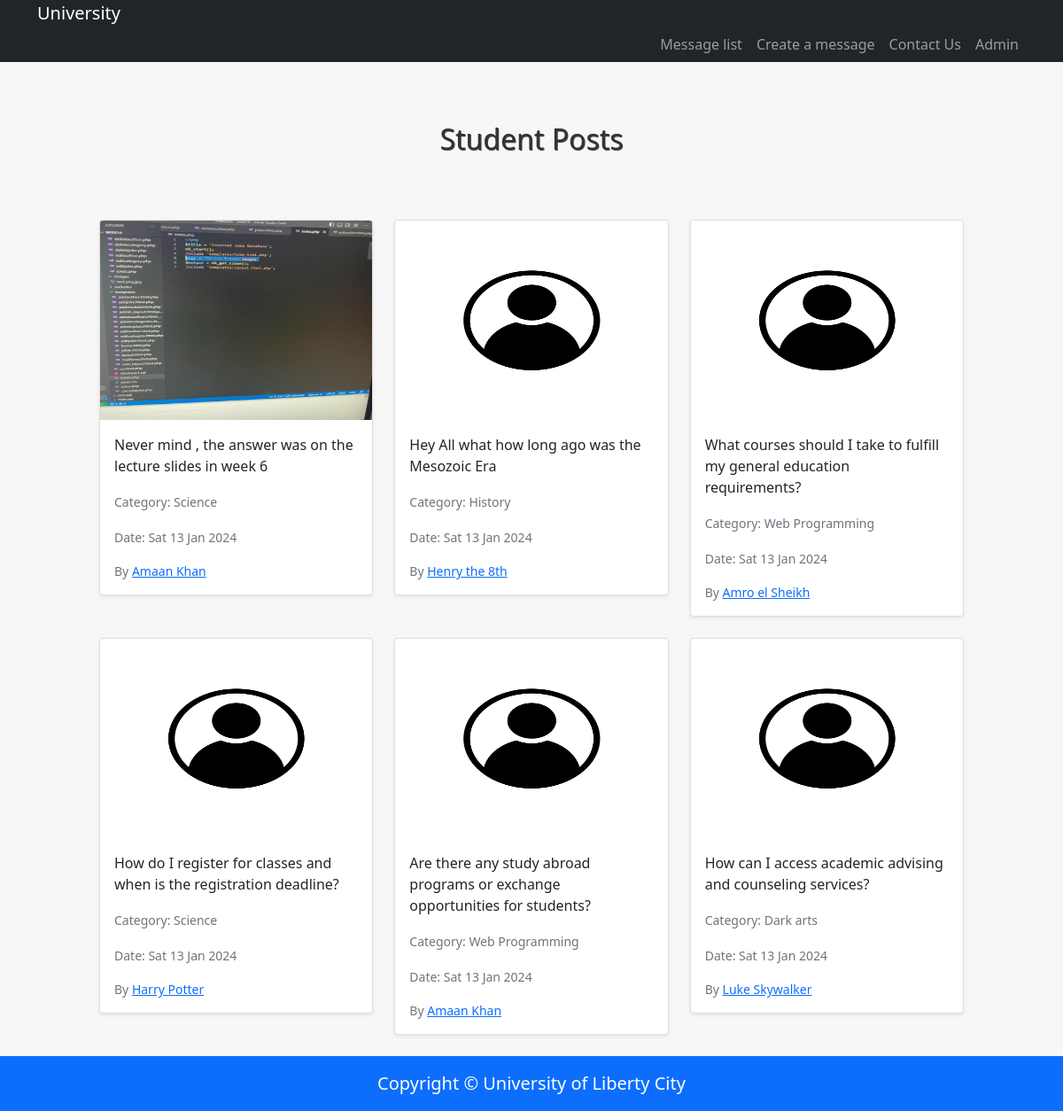
The page /questions.php on the database its author committed.
### tables this page shows
CREATE TABLE `joke` (
  `id` int(11) NOT NULL,
  `joketext` text NOT NULL,
  `jokedate` date NOT NULL,
  `authorid` int(11) NOT NULL,
  `categoryid` int(11) NOT NULL,
  `image` varchar(255) DEFAULT NULL
);

CREATE TABLE `category` (
  `id` int(11) NOT NULL,
  `categoryName` varchar(255) DEFAULT NULL
);

CREATE TABLE `author` (
  `id` int(11) NOT NULL,
  `name` varchar(255) DEFAULT NULL,
  `email` varchar(255) DEFAULT NULL
);

### questions.php (called while the page is built, shortened)
<?php
try {
    include 'includes/DatabaseConnection.php';
    include 'includes/DatabaseFunctions.php';
    $jokes = allJokes($pdo);
    include 'templates/questions.html.php';
    $output = ob_get_clean();
} catch (PDOException $e) {
    $title = 'An error has occurred';
    $output = 'Database error: ' . $e->getMessage() . ' in ' . $e->getFile() . ' on line ' . $e->getLine();
}
include 'templates/layout.html.php';
?>

### includes/DatabaseFunctions.php (called while the page is built, shortened)
<?php
function query($pdo, $sql, $parameters = []) {
	$query = $pdo->prepare($sql);
	$query->execute($parameters);
	return $query;
}
function allJokes($pdo) {
	$jokes = query($pdo, 'SELECT joke.id, joketext, image , name, email, categoryName FROM joke
	INNER JOIN author ON authorid  = author.id
	INNER JOIN category ON categoryid = category.id');
	return $jokes->fetchAll();
}

### templates/questions.html.php (the view, shortened to what this page needs)
<!DOCTYPE html>
<html lang="en">
<head>
    <link rel="stylesheet" href="jokes.css">
    <link href="https://cdn.jsdelivr.net/npm/bootstrap@5.0.1/dist/css/bootstrap.min.css"
          rel="stylesheet"
>
</head>
<body>
    <header>
        <h1 class="animated-header">Student Posts</h1>
    </header>
    <div class="container mt-4">
        <div class="row">
            <?php foreach ($jokes as $joke): ?>
                <div class="col-md-4">
                    <div class="card mb-4 shadow-sm">
                        <img src="images/<?= htmlspecialchars($joke['image'], ENT_QUOTES, 'UTF-8'); ?>" class="card-img-top" alt="Joke Image" height="225">
                        <div class="card-body">
                            <p class="card-text"><?= htmlspecialchars($joke['joketext'], ENT_QUOTES, 'UTF-8') ?></p>
                            <p class="card-text"><small class="text-muted">Category: <?= htmlspecialchars($joke['categoryName'], ENT_QUOTES, 'UTF-8') ?></small></p>
                            <p class="card-text"><small class="text-muted">Date: <?= htmlspecialchars(date("D d M Y", strtotime($joke['jokedate'] ?? 'today')), ENT_QUOTES, 'UTF-8') ?></small></p>
                            <div class="d-flex justify-content-between align-items-center">
                                <small class="text-muted">By <a href="mailto:<?= htmlspecialchars($joke['email'], ENT_QUOTES, 'UTF-8') ?>"><?= htmlspecialchars($joke['name'], ENT_QUOTES, 'UTF-8') ?></a></small>
                            </div>
                        </div>
                    </div>
                </div>
            <?php endforeach; ?>
        </div>
    </div>
</body>
</html>

### templates/layout.html.php (shortened to what this page needs)
<!DOCTYPE html>
<html lang="en">
<head>
    <link rel="stylesheet" href="jokes.css">
    <link href="https://cdn.jsdelivr.net/npm/bootstrap@5.0.1/dist/css/bootstrap.min.css"
      rel="stylesheet"
>
</head>
<body class="d-flex flex-column min-vh-100">
    <nav class="bar navbar-expand-lg bg-dark navbar-dark">
        <div class="container">
            <a href="land.php" class="navbar-brand">University</a>
            <div class="collapse navbar-collapse">
                <ul class="navbar-nav ms-auto">
                    <li class="nav-item">
                        <a href="questions.php" class="nav-link">Message list</a>
                    </li>
                    <li class="nav-item">
                        <a href="useraddjoke.php" class="nav-link">Create a message</a>
                    </li>
                    <li class="nav-item">
                        <a href="contact.php" class="nav-link">Contact Us</a>
                    </li>
                    <li class="nav-item">
                        <a href="admin/questions.php" class="nav-link">Admin</a>
                    </li>
                </ul>
            </div>
        </div>
    </nav>
    <main class="flex-grow-1">
        <?=$output?>
    </main>
    <footer class="bg-primary text-white text-center py-3 mt-auto">
        <div class="container">
            <p class="lead mb-0">Copyright &copy; University of Liberty City</p>
        </div>
    </footer>
</body>
</html>

### jokes.css (style rules this page uses)
* { margin: 0; padding: 0; }
body { font-family: Arial, Helvetica, Sans-serif; }
h1 { font-weight: normal; padding: 1.5em; color: white; text-shadow: 1px 1px 0px #444; width: 1000px; margin: auto; }
main { overflow: auto; min-height: 30vh; background-color: #f7f7f7; width: 1000px; margin: auto; box-shadow: -1000px 0 0 #f7f7f7, 1000px 0 0 #f7f7f7; padding-top: 20px; }
footer { padding: 1em; background-color: #d7a7ff ; font-size: 0.8em; }
p { margin-bottom: 1em; }
body { font-size: 1.2em; font-family: arial, helvetica, sans-serif }
.animated-header { text-align: center; font-size: 2em; color: #333; animation: fadeIn 2s, moveDown 1s ease-in-out; }

### rows shown on the page
joke: image (picture), joketext "Never mind , the answer was on the lecture slides in week 6", categoryid.categoryName "Science", jokedate "Sat 13 Jan 2024", authorid.name "Amaan Khan"
joke: image (picture), joketext "Hey All what how long ago was the Mesozoic Era", categoryid.categoryName "History", jokedate "Sat 13 Jan 2024", authorid.name "Henry the 8th"
joke: image (picture), joketext "What courses should I take to fulfill my general education requirements?", categoryid.categoryName "Web Programming", jokedate "Sat 13 Jan 2024", authorid.name "Amro el Sheikh"
joke: image (picture), joketext "How do I register for classes and when is the registration deadline?", categoryid.categoryName "Science", jokedate "Sat 13 Jan 2024", authorid.name "Harry Potter"
joke: image (picture), joketext "Are there any study abroad programs or exchange opportunities for students?", categoryid.categoryName "Web Programming", jokedate "Sat 13 Jan 2024", authorid.name "Amaan Khan"
joke: image (picture), joketext "How can I access academic advising and counseling services?", categoryid.categoryName "Dark arts", jokedate "Sat 13 Jan 2024", authorid.name "Luke Skywalker"
